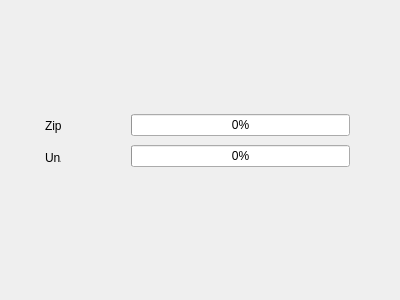
<?xml version="1.0" encoding="UTF-8"?>
<ui version="4.0">
 <class>Widget</class>
 <widget class="QWidget" name="Widget">
  <property name="geometry">
   <rect>
    <x>0</x>
    <y>0</y>
    <width>400</width>
    <height>300</height>
   </rect>
  </property>
  <property name="windowTitle">
   <string>Widget</string>
  </property>
  <widget class="QWidget" name="layoutWidget">
   <property name="geometry">
    <rect>
     <x>34</x>
     <y>101</y>
     <width>38</width>
     <height>81</height>
    </rect>
   </property>
   <layout class="QVBoxLayout" name="verticalLayout">
    <item>
     <widget class="QLabel" name="label">
      <property name="text">
       <string>Zip</string>
      </property>
     </widget>
    </item>
    <item>
     <widget class="QLabel" name="label_2">
      <property name="text">
       <string>UnZip</string>
      </property>
     </widget>
    </item>
   </layout>
  </widget>
  <widget class="QWidget" name="layoutWidget_2">
   <property name="geometry">
    <rect>
     <x>120</x>
     <y>100</y>
     <width>241</width>
     <height>81</height>
    </rect>
   </property>
   <layout class="QVBoxLayout" name="verticalLayout_2">
    <item>
     <widget class="QProgressBar" name="zip_progress">
      <property name="value">
       <number>0</number>
      </property>
     </widget>
    </item>
    <item>
     <widget class="QProgressBar" name="unzip_progress">
      <property name="value">
       <number>0</number>
      </property>
     </widget>
    </item>
   </layout>
  </widget>
 </widget>
 <layoutdefault spacing="6" margin="11"/>
 <resources/>
 <connections/>
</ui>
